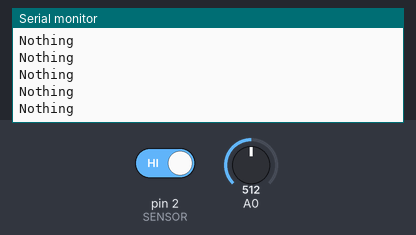
Bench run of a sketch on a simulated Arduino Uno, built with avr-gcc and run on an emulated ATmega328P. Shown: the last lines printed to the serial monitor. Inputs (shaded band) come from the test bench; at power-on: pin 2 (SENSOR) HIGH, A0 = 512.

Above: at 1.2 s.
1.3 s: pin 2 (SENSOR) driven LOW
At 1.56 s:
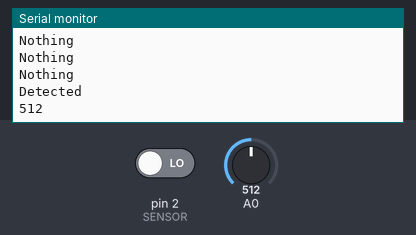
2.9 s: A0 set to 716
At 2.96 s:
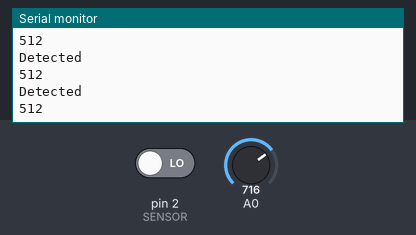
4.4 s: A0 set to 900
At 4.57 s:
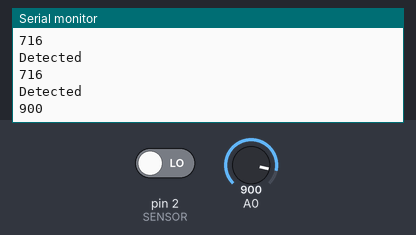
Timing chart, 0 to 7.4 s (numbered marks = the images above; inputs shaded):
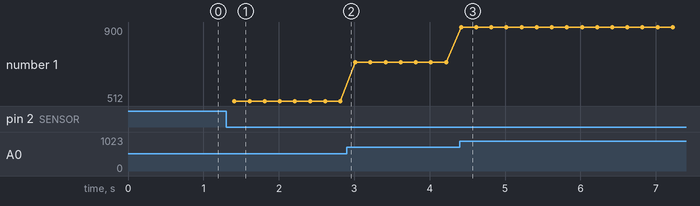

The sketch:

hallefect1.ino
```cpp
#define SENSOR 2
#define ACTION 8
void setup() {
  // put your setup code here, to run once:

  Serial.begin(9600);
  pinMode(SENSOR, INPUT);
  //pinMode(ACTION, OUTPUT); en caso de tener el led

}

void loop() {
  // put your main code here, to run repeatedly:

  int detected = digitalRead(SENSOR); //leer el pin del sensor
  int detectedAn = analogRead(A0);//leer el valor analogico

  if( detected == LOW ){

    digitalWrite(ACTION, HIGH);//prender el led
    Serial.println("Detected");
    Serial.println(detectedAn);
    }

   else{
    digitalWrite(ACTION, LOW);
    Serial.println("Nothing");
    }

   delay(200);

   //https://www.luisllamas.es/medir-campos-magneticos-arduino-hall-49e/
   //https://www.luisllamas.es/detectar-campos-magneticos-con-arduino-y-sensor-hall-a3144/
   //http://materias.df.uba.ar/l4aa2017c2/files/2017/09/Campos-magneticos.pdf
   //https://www.hackster.io/amal-ns/hall-effect-sensor-with-arduino-390916
   //http://www.electronics-lab.com/project/using-hall-effect-sensor-arduino/
   //https://www.youtube.com/watch?v=QH1Lw9BwTJI


   //https://youtu.be/zZJkfC8LCNA
   //https://youtu.be/Q6f3VA2Vsic
   //https://www.youtube.com/watch?v=Q6f3VA2Vsic
}
```

Measured:
- after the input at 1.3 s, the serial monitor: prints a new line after 0.10 s (image 1)
- after the input at 4.4 s, the serial monitor: prints a new line at once (image 3)
- plotted number 1: 512 → 716 after the input at 2.9 s, 716 → 900 after the input at 4.4 s
